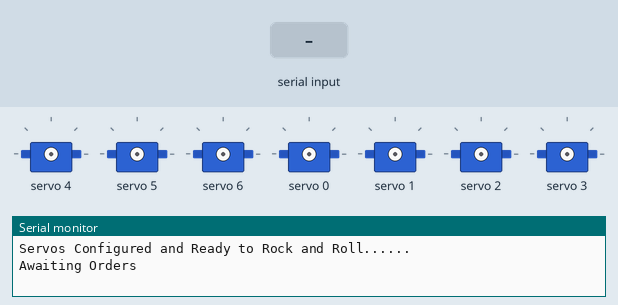
The program below on a simulated ESP32. Shown: 7 × servo, the last lines printed to the serial monitor. Inputs (shaded band) come from the test bench.

Above: at 1.2 s.
1.3 s: "90 45 200\n" received over Serial
At 2.8 s:
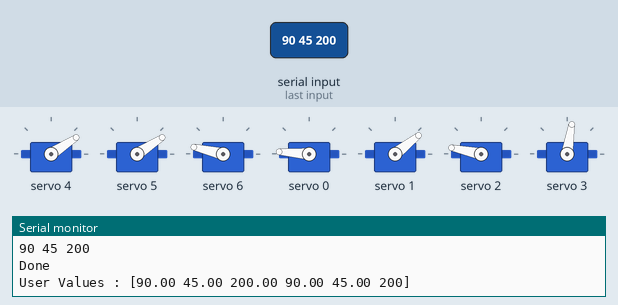
4.0 s: "90 45\n" received over Serial
At 6.3 s:
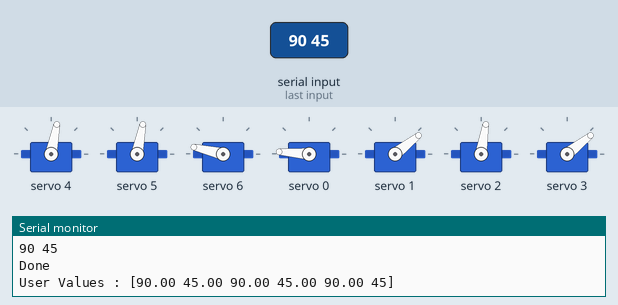
6.6 s: "90 45 200 10\n" received over Serial
At 8.8 s:
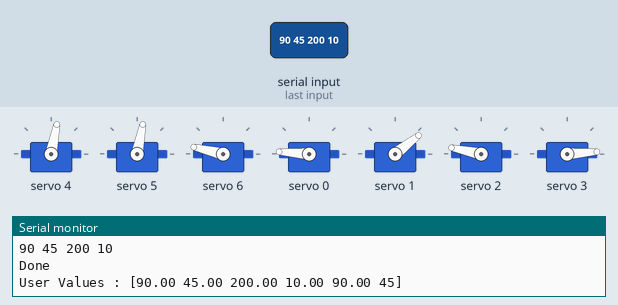
9.2 s: "90 45 200 10 150 30\n" received over Serial
At 9.9 s:
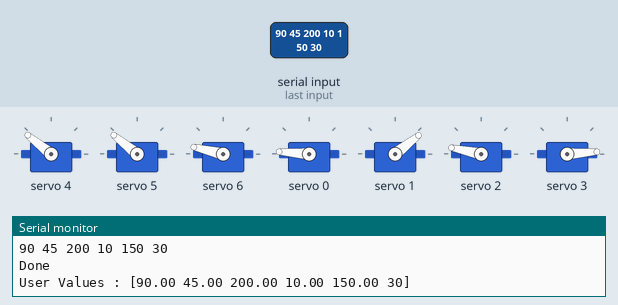
10.7 s: "1\n" received over Serial
At 13.5 s:
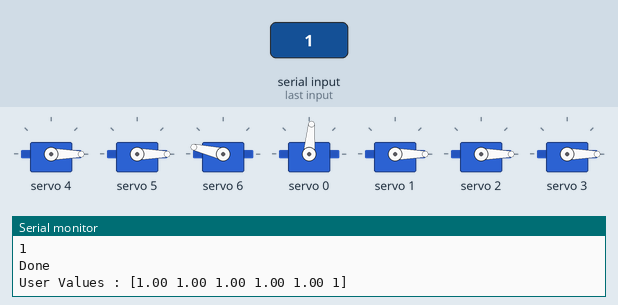
13.7 s: "30 150 10\n" received over Serial
At 17.0 s:
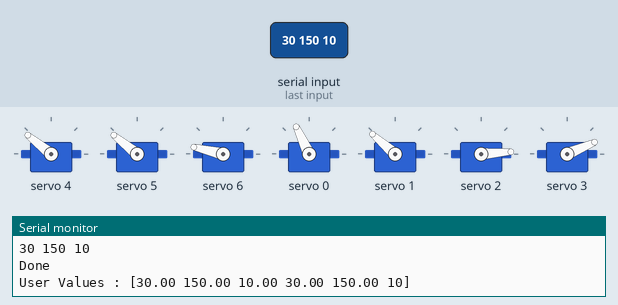
Timing chart, 0 to 17.7 s (numbered marks = the images above; inputs shaded):
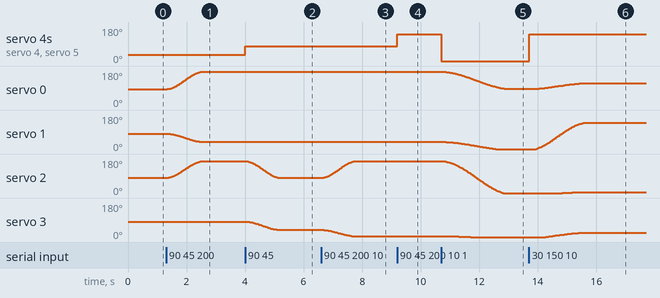

The program:

main.cpp
```cpp
#include <arduino.h>
#include <Adafruit_PWMServoDriver.h>
#include <Wire.h>
#include <SPI.h>

const int SERVO_1 = 0;  // Base Rotation
const int SERVO_2 = 1;  // Arm 1 Rotation
const int SERVO_3 = 2;  // Arm 2 Rotation
const int SERVO_4 = 3;  // Arm 3 Rotation
const int SERVO_5a = 4; // Arm 4 Rotation a
const int SERVO_5b = 5; // Arm 4 Rotation b
const int SERVO_6 = 6;  // Gripper

const int SERVO_1_MIN = 115; // Min Pulse MG 995
const int SERVO_1_MAX = 580; // Max Pulse MG 995
const int SERVO_2_MIN = 120; // Min Pulse MG 996R
const int SERVO_2_MAX = 560; // Max Pulse MG 996R
const int SERVO_3_MIN = 120; // Min Pulse MG 996R
const int SERVO_3_MAX = 560; // Max Pulse MG 996R
const int SERVO_4_MIN = 120; // Min Pulse MG 996R
const int SERVO_4_MAX = 560; // Max Pulse MG 996R
const int SERVO_5_MIN = 100; // Min Pulse SG90 Tower Pro
const int SERVO_5_MAX = 570; // Max Pulse SG90 Tower Pro
const int SERVO_6_MIN = 100; // Min Pulse SG90 Tower Pro
const int SERVO_6_MAX = 570; // Max Pulse SG90 Tower Pro

const int SERVO_1_MIN_ANGLE = 0; // Min Anglle for Base Rotation
const int SERVO_1_MAX_ANGLE = 180; // Max Angle for Base Rotation
const int SERVO_2_MIN_ANGLE = 0; // Min Angle for Arm 1 Rotation
const int SERVO_2_MAX_ANGLE = 180; // Max Angle for Arm 1 Rotation
const int SERVO_3_MIN_ANGLE = 0; // Min Angle for Arm 2 Rotation
const int SERVO_3_MAX_ANGLE = 180; // Max Angle for Arm 2 Rotation
const int SERVO_4_MIN_ANGLE = 0; // Min Angle for Arm 3 Rotation
const int SERVO_4_MAX_ANGLE = 180; // Max Angle for Arm 3 Rotation
const int SERVO_5_MIN_ANGLE = 0; // Min Angle for Arm 4 Rotation
const int SERVO_5_MAX_ANGLE = 180; // Max Angle for Arm 4 Rotation
const int SERVO_6_MIN_ANGLE = 135; // Min Angle for Gripper
const int SERVO_6_MAX_ANGLE = 175; // Max Angle for Gripper

// Parking Positions for Servos
const int SERVO_1_PARK = 90; // Base Rotation
const int SERVO_2_PARK = 90; // Arm 1 Rotation
const int SERVO_3_PARK = 90; // Arm 2 Rotation
const int SERVO_4_PARK = 90; // Arm 3 Rotation
const int SERVO_5a_PARK = 90; // Arm 4 Rotation
const int SERVO_5b_PARK = SERVO_5a_PARK; // Arm 4 Rotation
const int SERVO_6_PARK = 180; // Gripper

// Converting Angle to motor pulses
const int SERVO_1_MIN_PULSE = map(SERVO_1_MIN_ANGLE, 0, 180, SERVO_1_MIN, SERVO_1_MAX);
const int SERVO_1_MAX_PULSE = map(SERVO_1_MAX_ANGLE, 0, 180, SERVO_1_MIN, SERVO_1_MAX);
const int SERVO_2_MIN_PULSE = map(SERVO_2_MIN_ANGLE, 0, 180, SERVO_2_MIN, SERVO_2_MAX);
const int SERVO_2_MAX_PULSE = map(SERVO_2_MAX_ANGLE, 0, 180, SERVO_2_MIN, SERVO_2_MAX);
const int SERVO_3_MIN_PULSE = map(SERVO_3_MIN_ANGLE, 0, 180, SERVO_3_MIN, SERVO_3_MAX);
const int SERVO_3_MAX_PULSE = map(SERVO_3_MAX_ANGLE, 0, 180, SERVO_3_MIN, SERVO_3_MAX);
const int SERVO_4_MIN_PULSE = map(SERVO_4_MIN_ANGLE, 0, 180, SERVO_4_MIN, SERVO_4_MAX);
const int SERVO_4_MAX_PULSE = map(SERVO_4_MAX_ANGLE, 0, 180, SERVO_4_MIN, SERVO_4_MAX);
const int SERVO_5_MIN_PULSE = map(SERVO_5_MIN_ANGLE, 0, 180, SERVO_5_MIN, SERVO_5_MAX);
const int SERVO_5_MAX_PULSE = map(SERVO_5_MAX_ANGLE, 0, 180, SERVO_5_MIN, SERVO_5_MAX);
const int SERVO_6_MIN_PULSE = map(SERVO_6_MIN_ANGLE, 0, 180, SERVO_6_MIN, SERVO_6_MAX);
const int SERVO_6_MAX_PULSE = map(SERVO_6_MAX_ANGLE, 0, 180, SERVO_6_MIN, SERVO_6_MAX);

const int SERVO_1_PARK_PULSE = map(SERVO_1_PARK, 0, 180, SERVO_1_MIN, SERVO_1_MAX);
const int SERVO_2_PARK_PULSE = map(SERVO_2_PARK, 0, 180, SERVO_2_MIN, SERVO_2_MAX);
const int SERVO_3_PARK_PULSE = map(SERVO_3_PARK, 0, 180, SERVO_3_MIN, SERVO_3_MAX);
const int SERVO_4_PARK_PULSE = map(SERVO_4_PARK, 0, 180, SERVO_4_MIN, SERVO_4_MAX);
const int SERVO_5a_PARK_PULSE = map(SERVO_5a_PARK, 0, 180, SERVO_5_MIN, SERVO_5_MAX);
const int SERVO_5b_PARK_PULSE = map(SERVO_5b_PARK, 0, 180, SERVO_5_MIN, SERVO_5_MAX);
const int SERVO_6_PARK_PULSE = map(SERVO_6_PARK, 0, 180, SERVO_6_MIN, SERVO_6_MAX);

int SERVO_1_POS = SERVO_1_PARK_PULSE;
int SERVO_2_POS = SERVO_2_PARK_PULSE;
int SERVO_3_POS = SERVO_3_PARK_PULSE;
int SERVO_4_POS = SERVO_4_PARK_PULSE;
int SERVO_5a_POS = SERVO_5a_PARK_PULSE;
int SERVO_5b_POS = SERVO_5b_PARK_PULSE;
int SERVO_6_POS = SERVO_6_PARK_PULSE;

//============================================================================================
// Defining the PWM Driver
Adafruit_PWMServoDriver pwm = Adafruit_PWMServoDriver(); // Uses Slave Address 0x40

void setup() {
    Serial.begin(115200);
    pwm.begin();
    pwm.setPWMFreq(60); // Analog servos run at ~60 Hz updates
    Serial.println("Servos Configured and Ready to Rock and Roll......");
    Serial.println("Awaiting Orders");
}

void IRAM_ATTR Move_Robot(float Angle1, float Angle2, float Angle3, float Angle4, float Angle5, float GripperState) {
  // Angle1 - Base Rotation (90 Degree of motor is set as zero in actual)
  // Angle2 - Arm 1 Rotation
  // Angle3 - Arm 2 Rotation
  // Angle4 - Arm 3 Rotation
  // Angle5 - Arm 4 Rotation - Gripper Orientation Control
  // GripperState - Gripper Open/Close (0 or 1)


  // Adjusting the zero position
  Angle1 += 90;
  Angle1 = constrain(Angle1, SERVO_1_MIN_ANGLE, SERVO_1_MAX_ANGLE); // Constrain to the set limits
  Angle2 = constrain(Angle2, SERVO_2_MIN_ANGLE, SERVO_2_MAX_ANGLE); // Constrain to the set limits
  Angle3 = constrain(Angle3, SERVO_3_MIN_ANGLE, SERVO_3_MAX_ANGLE); // Constrain to the set limits
  Angle4 = constrain(Angle4, SERVO_4_MIN_ANGLE, SERVO_4_MAX_ANGLE); // Constrain to the set limits
  Angle5 = constrain(Angle5, SERVO_5_MIN_ANGLE, SERVO_5_MAX_ANGLE); // Constrain to the set limits
  GripperState = constrain(GripperState, 0, 1); // Constrain to the set limits

  int Target_Pulse_1 = map(Angle1, 0, 180, SERVO_1_MIN_PULSE, SERVO_1_MAX_PULSE); // Pulse Signal for Base Rotation
  int Target_Pulse_2 = map(Angle2, 0, 180, SERVO_2_MIN_PULSE, SERVO_2_MAX_PULSE); // Pulse Signal for Arm 1 Rotation
  int Target_Pulse_3 = map(Angle3, 0, 180, SERVO_3_MIN_PULSE, SERVO_3_MAX_PULSE); // Pulse Signal for Arm 2 Rotation
  int Target_Pulse_4 = map(Angle4, 0, 180, SERVO_4_MIN_PULSE, SERVO_4_MAX_PULSE); // Pulse Signal for Arm 3 Rotation
  int Target_Pulse_5 = map(Angle5, 0, 180, SERVO_5_MIN_PULSE, SERVO_5_MAX_PULSE); // Pulse Signal for Arm 4 Rotation
  int Target_Pulse_6 = GripperState == 1 ? SERVO_6_MAX_PULSE : SERVO_6_MIN_PULSE; // Pulse Signal for Gripper Open/Close
  pwm.setPWM(SERVO_5a, 0, Target_Pulse_5);
  pwm.setPWM(SERVO_5b, 0, Target_Pulse_5);
  pwm.setPWM(SERVO_6, 0, Target_Pulse_6);

  // Get current positions
  int start_pulse_1 = SERVO_1_POS;
  int start_pulse_2 = SERVO_2_POS;
  int start_pulse_3 = SERVO_3_POS;
  int start_pulse_4 = SERVO_4_POS;
  int start_pulse_5a = SERVO_5a_POS;
  int start_pulse_5b = SERVO_5b_POS;
  int start_pulse_6 = SERVO_6_POS;

  // Get current positions
  SERVO_5a_POS = Target_Pulse_5;
  SERVO_5b_POS = Target_Pulse_5;
  SERVO_6_POS = Target_Pulse_6;

  // Calculate deltas
  int delta1 = Target_Pulse_1 - start_pulse_1;
  int delta2 = Target_Pulse_2 - start_pulse_2;
  int delta3 = Target_Pulse_3 - start_pulse_3;
  int delta4 = Target_Pulse_4 - start_pulse_4;

  // Find maximum absolute delta
  int max_diff = max(abs(delta1), max(abs(delta2), max(abs(delta3),abs(delta4))));

  if (max_diff == 0) {
    delay(500);
    Serial.println("");
    Serial.println("Done");
    return;
  }
// Motion parameters
const int step_delay = 3; //overall speed (ms per step)

// Smooth movement with acceleration/deceleration
  for (int i = 0; i <= max_diff; i++) {
    float t = (float)i / max_diff;
    // Smoothstep easing function (3t² - 2t³)
    float eased_t = t * t * (3.0 - 2.0 * t);

    // Calculate intermediate positions
    int current1 = start_pulse_1 + round(delta1 * eased_t);
    int current2 = start_pulse_2 + round(delta2 * eased_t);
    int current3 = start_pulse_3 + round(delta3 * eased_t);
    int current4 = start_pulse_4 + round(delta4 * eased_t);

    // Update servo positions
    pwm.setPWM(SERVO_1, 0, current1);
    pwm.setPWM(SERVO_2, 0, current2);
    pwm.setPWM(SERVO_3, 0, current3);
    pwm.setPWM(SERVO_4, 0, current4);

    // Update global position trackers
    SERVO_1_POS = current1;
    SERVO_2_POS = current2;
    SERVO_3_POS = current3;
    SERVO_4_POS = current4;
    delay(step_delay);
  }
    Serial.println("");
    Serial.println("Done");
  }

  void loop() {
    //take user input with decimal places
    float Angle1, Angle2, Angle3, Angle4, Angle5;
    int GripperState;
    static String inputString = "";
    static bool inputComplete = false;

  while (Serial.available() > 0) {
    char incomingChar = Serial.read();

    if (incomingChar == '\n') {
      inputComplete = true;
      Serial.println("Enter the angles and gripper state separated by spaces : ");
      break;
    } else {
      inputString += incomingChar;
    }
  }

    if (inputComplete) {
        inputString.trim();
        Serial.print(inputString);
        if (inputString.length() > 0) {
            int firstSpaceIndex = inputString.indexOf(' ');
            int secondSpaceIndex = inputString.indexOf(' ', firstSpaceIndex + 1);
            int thirdSpaceIndex = inputString.indexOf(' ', secondSpaceIndex + 1);
            int fourthSpaceIndex = inputString.indexOf(' ', thirdSpaceIndex + 1);
            int fifthSpaceIndex = inputString.indexOf(' ', fourthSpaceIndex + 1);

            Angle1 = inputString.substring(0, firstSpaceIndex).toFloat();
            Angle2 = inputString.substring(firstSpaceIndex + 1, secondSpaceIndex).toFloat();
            Angle3 = inputString.substring(secondSpaceIndex + 1, thirdSpaceIndex).toFloat();
            Angle4 = inputString.substring(thirdSpaceIndex + 1, fourthSpaceIndex).toFloat();
            Angle5 = inputString.substring(fourthSpaceIndex + 1, fifthSpaceIndex).toFloat();
            GripperState = inputString.substring(fifthSpaceIndex + 1).toInt();

            Move_Robot(Angle1, Angle2, Angle3, Angle4, Angle5, GripperState);

            //print angles
            Serial.print("User Values : [");
            Serial.print(Angle1);
            Serial.print(" ");
            Serial.print(Angle2);
            Serial.print(" ");
            Serial.print(Angle3);
            Serial.print(" ");
            Serial.print(Angle4);
            Serial.print(" ");
            Serial.print(Angle5);
            Serial.print(" ");
            Serial.print(GripperState);
            Serial.println("]");
        }
    inputString = "";
    inputComplete = false;
    }
}
```

Measured:
- after the input at 1.3 s, servo 0: moves from 84° to 176° over 1.2 s, starting at once; servo 1: moves from 81° to 38° over 1.1 s, starting after 0.12 s; servo 2: moves from 81° to 168° over 1.2 s, starting at once
- after the input at 4.0 s, servo 4, servo 5: 33° → 79° at once; servo 2: moves from 168° to 81° over 1.1 s, starting after 0.06 s; servo 3: moves from 81° to 38° over 0.98 s, starting after 0.13 s
- after the input at 6.6 s, servo 2: moves from 81° to 168° over 1.1 s, starting at once; servo 3: moves from 38° to 4° over 1.0 s, starting after 0.10 s
- after the input at 9.2 s, servo 4, servo 5: 79° → 141° at once
- after the input at 10.7 s, servo 4, servo 5: 141° → 0° at once; servo 0: moves from 176° to 85° over 2.2 s, starting after 0.12 s; servo 1: moves from 38° to 0° over 1.7 s, starting after 0.17 s; servo 2: moves from 168° to 0° over 2.0 s, starting after 0.09 s; servo 3: 4° → 3° after 0.39 s, → 2° 0.22 s later, → 1° 0.26 s later, → 0° 0.14 s later
- after the input at 13.7 s, servo 4, servo 5: 0° → 141° at once; servo 0: moves from 85° to 115° over 1.7 s, starting after 0.10 s; servo 1: moves from 0° to 139° over 1.6 s, starting after 0.25 s; servo 2: 0° → 1° after 1.1 s, → 2° 0.12 s later, → 3° 0.22 s later, → 4° 0.17 s later; servo 3: moves from 0° to 23° over 1.2 s, starting after 0.57 s
